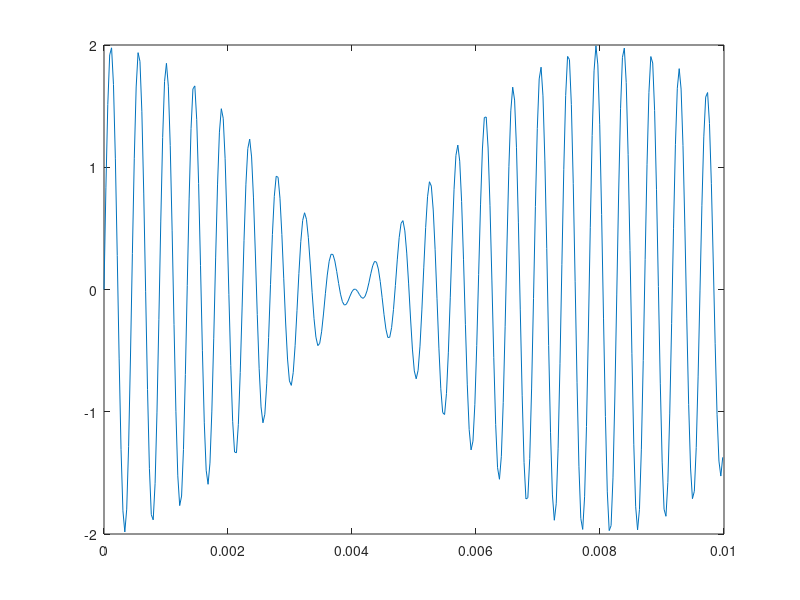
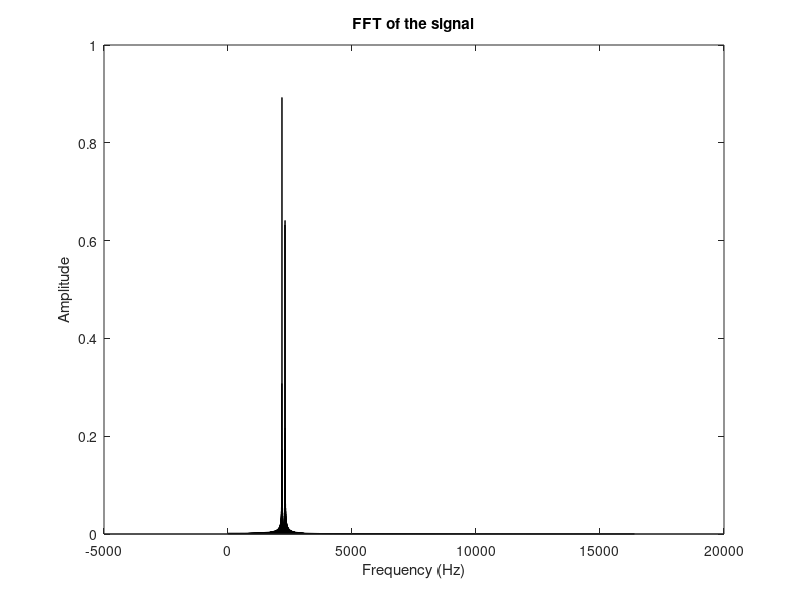
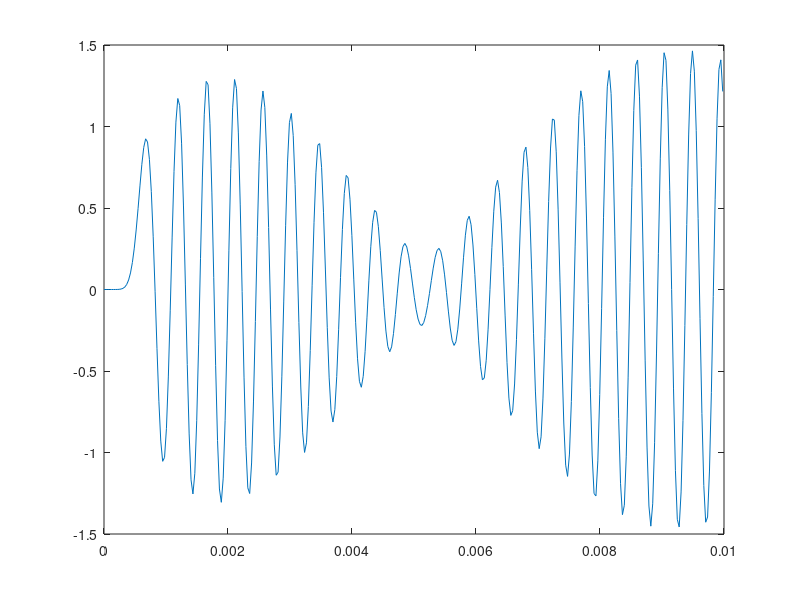

Write MATLAB code to recreate these figures, in order.
clear variables;
clc;
close all;

f1 = randi(3000) + 1000;
f2 = randi(3000) + 1000;

fs = 4 * 8192;
L = 8192;
t = (0:L-1) / fs;
y = sin(2 * pi * f1 * t) + sin(2 * pi * f2 * t);

plot(t(t<0.01), y(t<0.01))

n = 2^nextpow2(L);
s = fft(y, n)/L;
s = 2 * abs(s(1:n / 2 + 1));
f = linspace(0, 1, n / 2 + 1) * fs/2;

figure;
bar(f, s)
xlabel("Frequency (Hz)")
ylabel("Amplitude")
title("FFT of the signal")

F = f(s > 0.5)
fo = mean(F);

[l, m] = butter(12, 2 * fo / fs, 'low');
y1 = filter(l, m, y);
figure;
plot(t(t<0.01), y1(t<0.01));
